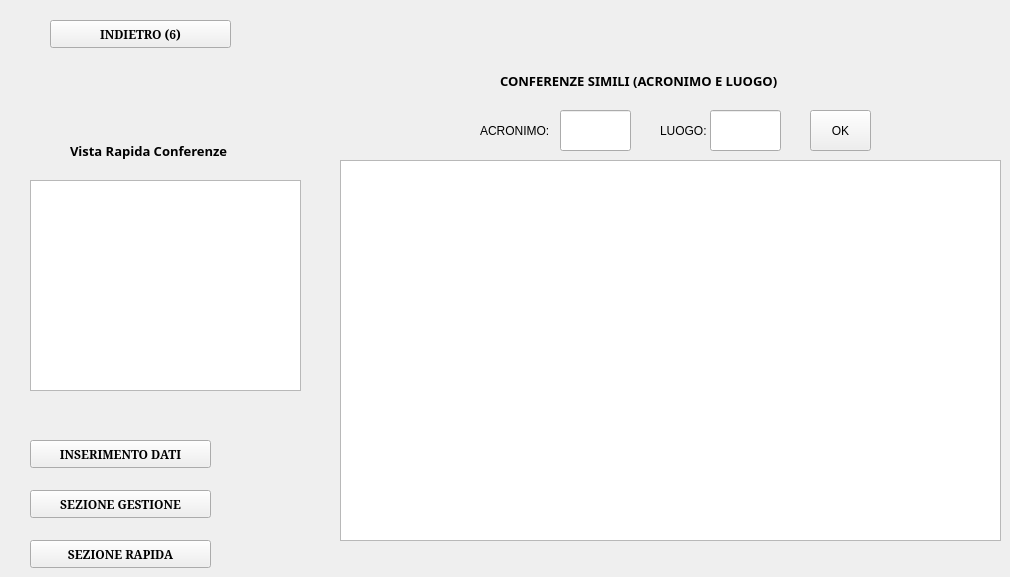
    <widget class="QWidget" name="sezioneArticoli_7">
     <widget class="QPushButton" name="backToPag6">
      <property name="geometry">
       <rect>
        <x>50</x>
        <y>20</y>
        <width>181</width>
        <height>28</height>
       </rect>
      </property>
      <property name="font">
       <font>
        <family>MS Serif</family>
        <weight>75</weight>
        <bold>true</bold>
       </font>
      </property>
      <property name="text">
       <string>INDIETRO (6)</string>
      </property>
     </widget>
     <widget class="QPushButton" name="homeGestore_11">
      <property name="geometry">
       <rect>
        <x>30</x>
        <y>490</y>
        <width>181</width>
        <height>28</height>
       </rect>
      </property>
      <property name="font">
       <font>
        <family>MS Serif</family>
        <weight>75</weight>
        <bold>true</bold>
       </font>
      </property>
      <property name="text">
       <string>SEZIONE GESTIONE</string>
      </property>
     </widget>
     <widget class="QPushButton" name="homeInserimento_10">
      <property name="geometry">
       <rect>
        <x>30</x>
        <y>440</y>
        <width>181</width>
        <height>28</height>
       </rect>
      </property>
      <property name="font">
       <font>
        <family>MS Serif</family>
        <weight>75</weight>
        <bold>true</bold>
       </font>
      </property>
      <property name="text">
       <string>INSERIMENTO DATI</string>
      </property>
     </widget>
     <widget class="QListWidget" name="listaConferenzeSimili">
      <property name="geometry">
       <rect>
        <x>340</x>
        <y>160</y>
        <width>661</width>
        <height>381</height>
       </rect>
      </property>
      <property name="font">
       <font>
        <pointsize>8</pointsize>
       </font>
      </property>
     </widget>
     <widget class="QLabel" name="label_62">
      <property name="geometry">
       <rect>
        <x>480</x>
        <y>110</y>
        <width>81</width>
        <height>41</height>
       </rect>
      </property>
      <property name="text">
       <string>ACRONIMO:</string>
      </property>
     </widget>
     <widget class="QLineEdit" name="ricercaConferenzaAcronimo_2">
      <property name="geometry">
       <rect>
        <x>560</x>
        <y>110</y>
        <width>71</width>
        <height>41</height>
       </rect>
      </property>
     </widget>
     <widget class="QLineEdit" name="ricercaConferenzaLuogo_2">
      <property name="geometry">
       <rect>
        <x>710</x>
        <y>110</y>
        <width>71</width>
        <height>41</height>
       </rect>
      </property>
     </widget>
     <widget class="QLabel" name="label_63">
      <property name="geometry">
       <rect>
        <x>660</x>
        <y>110</y>
        <width>51</width>
        <height>41</height>
       </rect>
      </property>
      <property name="text">
       <string>LUOGO:</string>
      </property>
     </widget>
     <widget class="QPushButton" name="bottoneConferenza_2">
      <property name="geometry">
       <rect>
        <x>810</x>
        <y>110</y>
        <width>61</width>
        <height>41</height>
       </rect>
      </property>
      <property name="text">
       <string>OK</string>
      </property>
     </widget>
     <widget class="QLabel" name="label_64">
      <property name="geometry">
       <rect>
        <x>500</x>
        <y>60</y>
        <width>371</width>
        <height>41</height>
       </rect>
      </property>
      <property name="font">
       <font>
        <family>Yu Gothic UI Semibold</family>
        <pointsize>10</pointsize>
        <weight>75</weight>
        <bold>true</bold>
       </font>
      </property>
      <property name="text">
       <string>CONFERENZE SIMILI (ACRONIMO E LUOGO)</string>
      </property>
     </widget>
     <widget class="QListWidget" name="listaRapidaConferenze_3">
      <property name="geometry">
       <rect>
        <x>30</x>
        <y>180</y>
        <width>271</width>
        <height>211</height>
       </rect>
      </property>
      <property name="font">
       <font>
        <pointsize>8</pointsize>
        <weight>50</weight>
        <bold>false</bold>
       </font>
      </property>
     </widget>
     <widget class="QLabel" name="label_65">
      <property name="geometry">
       <rect>
        <x>70</x>
        <y>130</y>
        <width>201</width>
        <height>41</height>
       </rect>
      </property>
      <property name="font">
       <font>
        <family>Yu Gothic UI Semibold</family>
        <pointsize>10</pointsize>
        <weight>75</weight>
        <bold>true</bold>
       </font>
      </property>
      <property name="text">
       <string>Vista Rapida Conferenze</string>
      </property>
     </widget>
     <widget class="QPushButton" name="sezione_rapida6">
      <property name="geometry">
       <rect>
        <x>30</x>
        <y>540</y>
        <width>181</width>
        <height>28</height>
       </rect>
      </property>
      <property name="font">
       <font>
        <family>MS Serif</family>
        <weight>75</weight>
        <bold>true</bold>
       </font>
      </property>
      <property name="text">
       <string>SEZIONE RAPIDA</string>
      </property>
     </widget>
    </widget>
